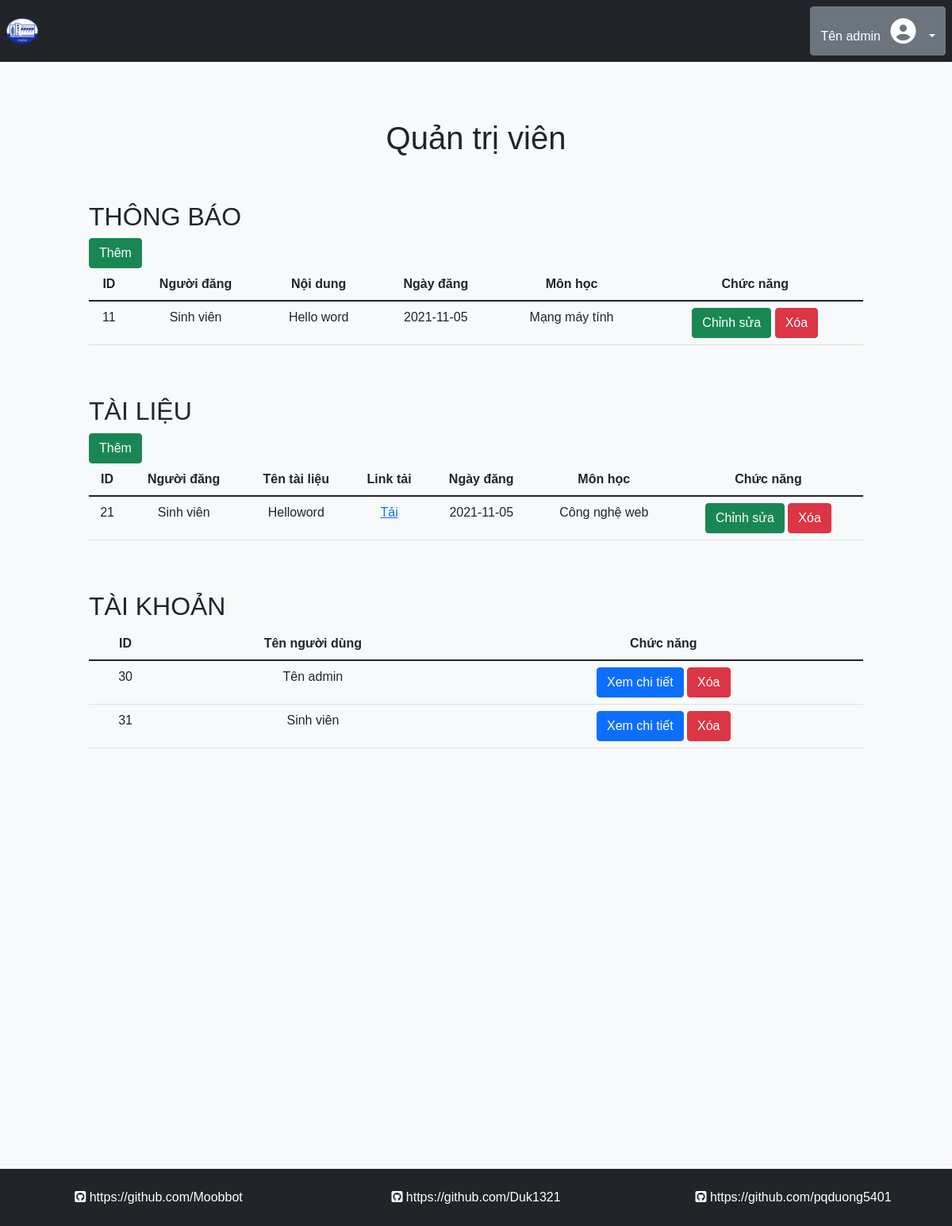
The page / (signed in) on the database its author committed.
### tables this page shows
CREATE TABLE `db_note` (
  `note_id` int(10) UNSIGNED NOT NULL,
  `note_mes` text DEFAULT NULL,
  `teach_learn_id` int(10) UNSIGNED NOT NULL,
  `node_date` date NOT NULL DEFAULT current_timestamp()
);

CREATE TABLE `db_doc` (
  `doc_ID` int(10) UNSIGNED NOT NULL,
  `doc_name` varchar(100) NOT NULL,
  `doc_link` varchar(1000) NOT NULL,
  `date_sub` date NOT NULL DEFAULT current_timestamp(),
  `status` text DEFAULT NULL,
  `teach_learn_id` int(10) UNSIGNED NOT NULL
);

CREATE TABLE `db_user_inf` (
  `ID` int(10) UNSIGNED NOT NULL,
  `User_FullName` varchar(200) NOT NULL,
  `User_Position` varchar(100) NOT NULL,
  `User_Phone` varchar(100) NOT NULL,
  `office_id` int(10) UNSIGNED DEFAULT NULL
);

CREATE TABLE `db_users` (
  `user_id` int(10) UNSIGNED NOT NULL,
  `user_name` varchar(50) NOT NULL,
  `user_email` varchar(100) NOT NULL,
  `user_pass` varchar(100) NOT NULL,
  `user_regis_date` datetime DEFAULT current_timestamp(),
  `user_status` tinyint(1) DEFAULT 0,
  `user_level` int(1) DEFAULT 0,
  `user_code` varchar(1000) NOT NULL
);

### admin/index.php (the view, shortened to what this page needs)
<?php include './reuse/config.php' ?>
<div class="row d-flex justify-content-center mt-sm-5 p-0 m-0">
    <h1 class="text-center">Quản trị viên</h1>
</div>
<div class="row d-flex justify-content-center mt-sm-5 p-0 m-0">
    <div class="col-10">
        <div class="row">
            <div class="col-md-12">
                <h2>THÔNG BÁO</h2>
                <button type="button" class="btn btn-success" data-bs-toggle="modal" data-bs-target="#addNote">
                    Thêm
                </button>
                <table class="table text-center">
                    <thead>
                        <tr>
                            <th>
                                ID
                            </th>
                            <th>
                                Người đăng
                            </th>
                            <th>
                                Nội dung
                            </th>
                            <th>
                                Ngày đăng
                            </th>
                            <th>
                                Môn học
                            </th>
                            <th>
                                Chức năng
                            </th>
                        </tr>
                    </thead>
                    <tbody>
                        <?php
                        $sql = "SELECT note_id, note_mes, User_FullName, sub_name, node_date FROM db_note, db_user_inf, db_teach_learn, db_subjects WHERE db_note.teach_learn_id = db_teach_learn.teach_learn_id AND db_user_inf.ID = db_teach_learn.user_id_inf AND db_subjects.sub_id = db_teach_learn.sub_id GROUP BY db_note.note_id;";
                        $result = mysqli_query($conn, $sql);
                        if (mysqli_num_rows($result) > 0) {
                            while ($row = mysqli_fetch_assoc($result)) { ?>
                        <tr>
                            <td><?php echo $row['note_id'] ?></td>
                            <td><?php echo $row['User_FullName'] ?></td>
                            <td><?php echo $row['note_mes'] ?></td>
                            <td><?php echo $row['node_date'] ?></td>
                            <td><?php echo $row['sub_name'] ?></td>
                            <td>
                                <form>
                                    <button type="button" class="btn btn-success passingID-edit-note"
                                        data-bs-toggle="modal" data-bs-target="#editNote"
                                        data-value1='<?php echo $row['note_id'] ?>'
                                        data-value2='<?php echo $row['note_mes'] ?>'>
                                        Chỉnh sửa
                                    </button>
                                    <button type="button" class="btn btn-danger passingID-delete-note"
                                        data-bs-toggle="modal" data-bs-target="#delNote"
                                        data-value1='<?php echo $row['note_id'] ?>'>
                                        Xóa
                                    </button>
                                </form>
                            </td>
                        </tr>
                        <?php
                            }
                        }
                        ?>
                    </tbody>
                </table>
            </div>
        </div>
    </div>
</div>
<div class="row d-flex justify-content-center mt-sm-5 p-0 m-0">
    <div class="col-10">
        <div class="row">
            <div class="col-md-12">
                <h2>TÀI LIỆU</h2>
                <button type="button" class="btn btn-success" data-bs-toggle="modal" data-bs-target="#addDoc">
                    Thêm
                </button>
                <table class="table text-center">
                    <thead>
                        <tr>
                            <th>
                                ID
                            </th>
                            <th>
                                Người đăng
                            </th>
                            <th>
                                Tên tài liệu
                            </th>
                            <th>
                                Link tải
                            </th>
                            <th>
                                Ngày đăng
                            </th>
                            <th>
                                Môn học
                            </th>
                            <th>
                                Chức năng
                            </th>
                        </tr>
                    </thead>
                    <tbody>
                        <?php
                        $sql = "SELECT doc_ID, doc_name, doc_link, date_sub, User_FullName, sub_name FROM db_doc, db_user_inf, db_teach_learn, db_subjects WHERE db_doc.teach_learn_id = db_teach_learn.teach_learn_id AND db_user_inf.ID = db_teach_learn.user_id_inf AND db_subjects.sub_id = db_teach_learn.sub_id GROUP BY db_doc.doc_ID";
                        $result = mysqli_query($conn, $sql);
                        if (mysqli_num_rows($result) > 0) {
                            while ($row = mysqli_fetch_assoc($result)) {
                        ?>
                        <tr>
                            <td><?php echo $row['doc_ID'] ?></td>
                            <td><?php echo $row['User_FullName'] ?></td>
                            <td><?php echo $row['doc_name'] ?></td>
                            <td><?php echo '<a href=' . $row['doc_link'] . '>Tải</a>' ?></td>
                            <td><?php echo $row['date_sub'] ?></td>
                            <td><?php echo $row['sub_name'] ?></td>
                            <td>
                                <button type="button" class="btn btn-success passingID-edit-doc" data-bs-toggle="modal"
                                    data-bs-target="#editDoc" data-value1='<?php echo $row['doc_ID'] ?>'
                                    data-value2='<?php echo $row['doc_name'] ?>'
                                    data-value3='<?php echo $row['doc_link'] ?>'>
                                    Chỉnh sửa
                                </button>
                                <button type="button" class="btn btn-danger passingID-delete-doc" data-bs-toggle="modal"
                                    data-bs-target="#delDoc" data-value1="<?php echo $row['doc_ID'] ?>">
                                    Xóa
                                </button>
                            </td>
                        </tr>
                        <?php
                            }
                        }
                        ?>
                    </tbody>
                </table>
            </div>
        </div>
    </div>
</div>
<div class="row d-flex justify-content-center mt-sm-5 p-0 m-0 vh-100">
    <div class="col-10">
        <div class="row">
            <div class="col-md-12">
                <h2>TÀI KHOẢN</h2>
                <table class="table text-center">
                    <thead>
                        <tr>
                            <th>
                                ID
                            </th>
                            <th>
                                Tên người dùng
                            </th>
                            <th>
                                Chức năng
                            </th>
                        </tr>
                    </thead>
                    <tbody>
                        <?php
                        $sql = "SELECT user_id, user_name, User_FullName, User_Position, user_email, User_Phone, office_name, sub_id FROM db_user_inf, db_users, db_offices, db_subjects WHERE db_users.user_id = db_user_inf.ID AND db_user_inf.office_id = db_offices.office_id GROUP BY db_users.user_id;";
                        $result = mysqli_query($conn, $sql);
                        if (mysqli_num_rows($result) > 0) {
                            while ($row = mysqli_fetch_assoc($result)) {
                        ?>
                        <tr>
                            <td><?php echo $row['user_id'] ?></td>
                            <td><?php echo $row['User_FullName'] ?></td>
                            <td>
                                <form>
                                    <button type="button" class="btn btn-primary passingDataInfo" data-bs-toggle="modal"
                                        data-bs-target="#UserInfoModal" data-value1="<?php echo $row['user_name'] ?>"
                                        data-value2="<?php echo $row['user_email'] ?>"
                                        data-value3="<?php echo $row['User_Phone'] ?>"
                                        data-value4="<?php echo $row['User_Position'] ?>"
                                        data-value5="<?php echo $row['office_name'] ?>">
                                        Xem chi tiết
                                    </button>
                                    <button type="button" class="btn btn-danger passingID-deleteAcc"
                                        data-bs-toggle="modal" data-bs-target="#delAcc"
                                        data-value1="<?php echo $row['user_id'] ?>">
                                        Xóa
                                    </button>
                                </form>
                            </td>
                        </tr>
                        <?php
                            }
                        }
                        ?>
                    </tbody>
                </table>
            </div>
        </div>
    </div>
</div>

### assets/style.css (style rules this page uses)
*, html { margin: 0; padding: 0; list-style-type: none; font-family: Arial, Helvetica, sans-serif; }

### rows shown on the page
db_note: note_id "11", User_FullName "Sinh viên", note_mes "Hello word", node_date "2021-11-05", sub_name "Mạng máy tính"
db_doc: doc_ID "21", User_FullName "Sinh viên", doc_name "Helloword", date_sub "2021-11-05", sub_name "Công nghệ web"
db_user_inf: ID.user_id "30", User_FullName "Tên admin"
db_user_inf: ID.user_id "31", User_FullName "Sinh viên"

### other values the page prints
$currentUser['User_FullName'] "Tên admin"
